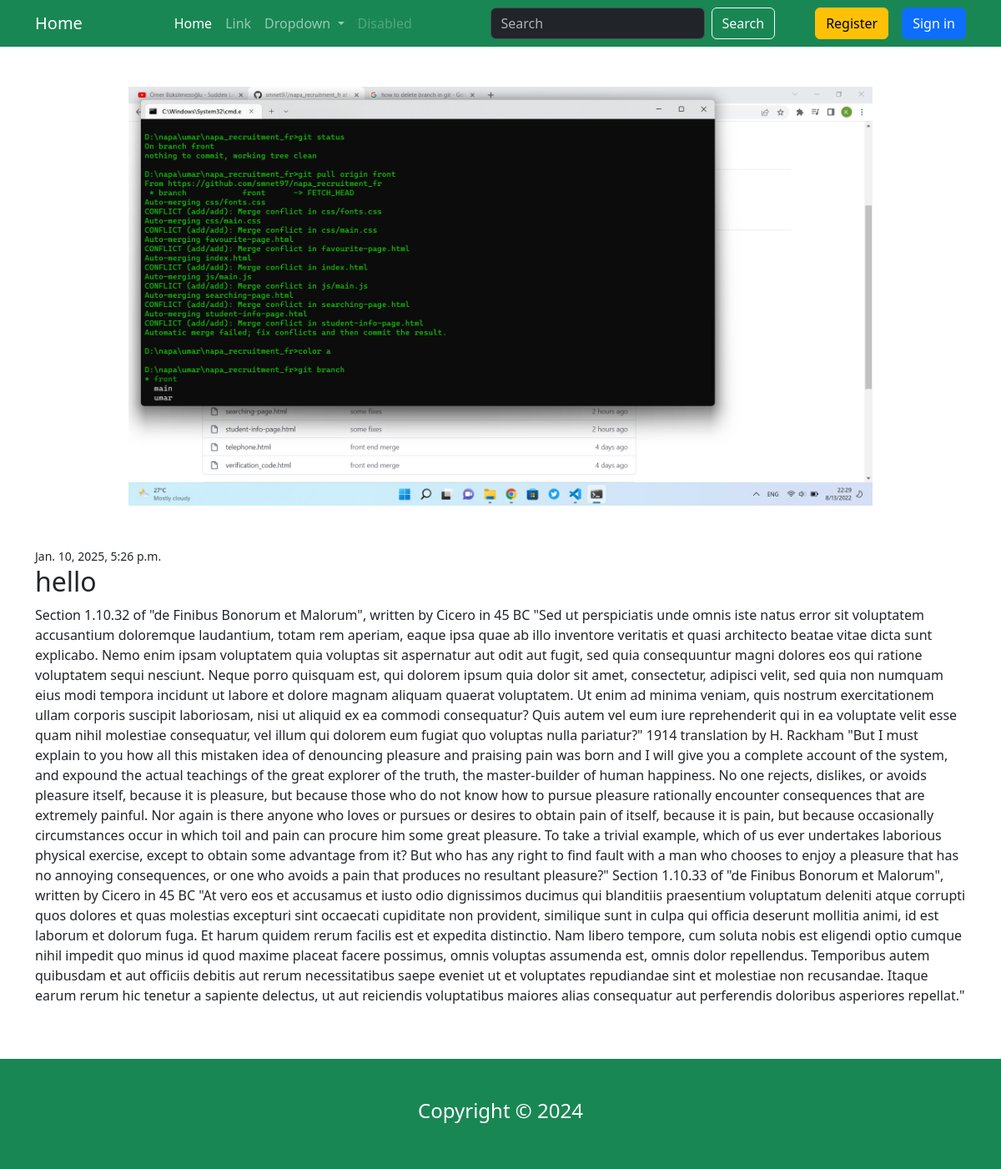
/product/1/, run on the app's committed database.
### news/models.py (models this page shows, shortened)
class Product(models.Model):
    name = models.CharField(max_length=100)
    description = models.TextField()
    image = models.ImageField(upload_to='news/', blank=True, null=True)
    create_at = models.DateTimeField(auto_now_add=True)

### news/views.py (the view)
# urls.py: path('product/<int:pk>/', ProductDetailView.as_view(), name='product_detail'),
class ProductDetailView(DetailView):
    model = Product
    template_name = 'product_detail.html'
    context_object_name = 'product'

### templates/product_detail.html
{% extends "base.html" %}
{% block content %}
   <div class="container">
        <div class="d-flex justify-content-center py-5">
            <img src="{{ product.image.url }}" alt="{{ product.name }}" style="width:80%; height: auto;">
        </div>
        <small> {{ product.create_at }} </small>
        <h2>{{ product.name }}</h2>
        <p class="pb-5">
            {{ product.description }}
        </p>
    </div>
{% endblock %}

### data on the page
Product: image (picture), create_at "Jan. 10, 2025, 5:26 p.m.", name "hello", description "Section 1.10.32 of \"de Finibus Bonorum et Malorum\", written by Cicero in 45 BC \"Sed ut perspiciatis unde omnis iste natus error sit voluptatem accusantium doloremque laudantium, totam rem aperiam, eaque ipsa quae ab illo inventore veritatis et quasi architecto beatae vitae dicta sunt explicabo. Nemo enim ipsam voluptatem quia voluptas sit aspernatur aut odit aut fugit, sed quia consequuntur magni dolores eos qui ratione voluptatem sequi nesciunt. Neque porro quisquam est, qui dolorem ipsum quia dolor sit amet, consectetur, adipisci velit, sed quia non numquam eius modi tempora incidunt ut labore et dolore magnam aliquam quaerat voluptatem. Ut enim ad minima veniam, quis nostrum…"
